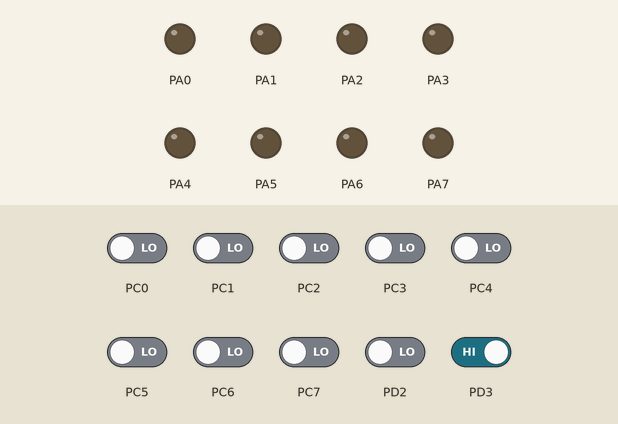
Bench run of a program on a simulated ATmega128, built with avr-gcc and emulated at 16 MHz. Shown: output pins drawn as LEDs (lit = HIGH). Dashed ring = blinking. Inputs (shaded band) come from the test bench; at power-on: PD3 HIGH, PC0–7, PD2 LOW.

Above: at 1.2 s.
1.3 s: PD2 driven HIGH
At 1.37 s:
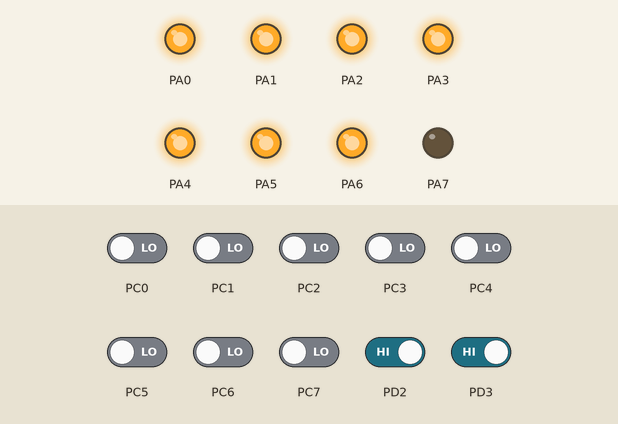
4.3 s: PC0 driven HIGH
At 5.5 s:
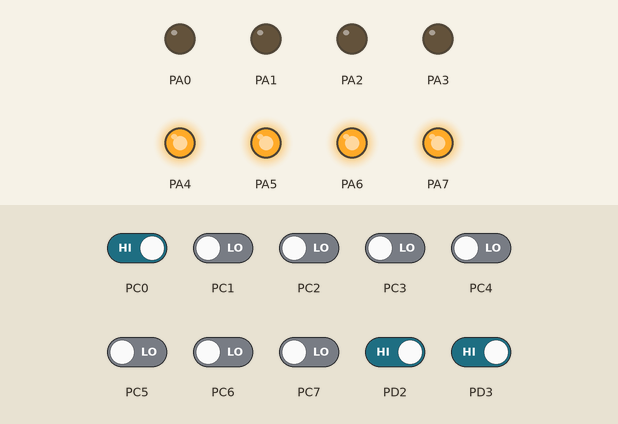
5.8 s: PC1 driven HIGH
At 6.7 s:
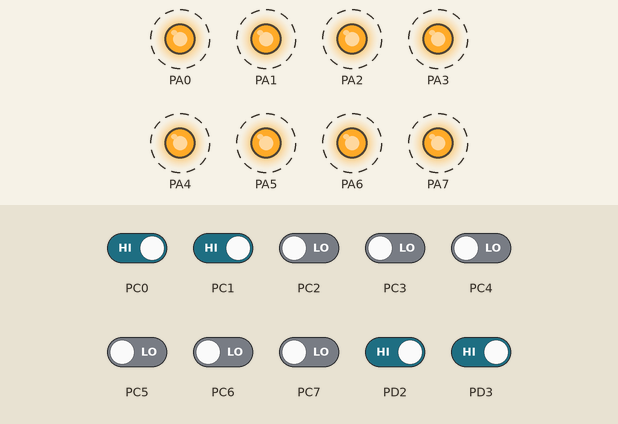
8.8 s: PC0 driven LOW
At 9.1 s:
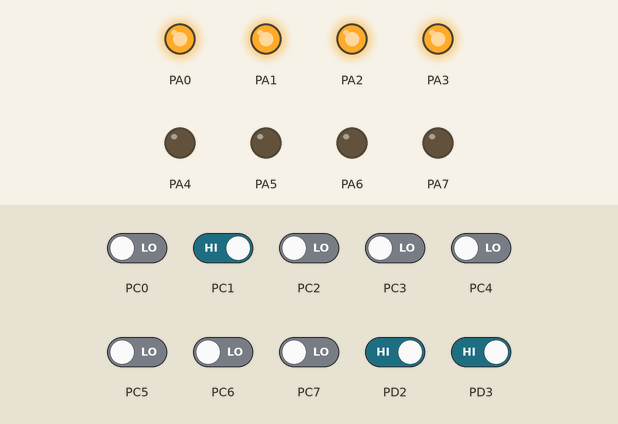
10.3 s: PC1 driven LOW
At 11.5 s:
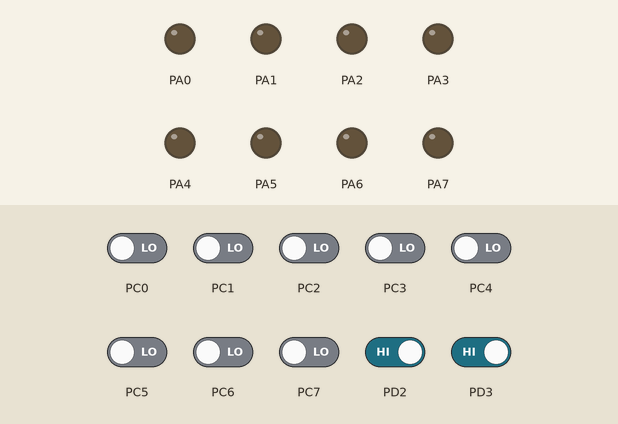
11.8 s: PD3 driven LOW
At 12.6 s:
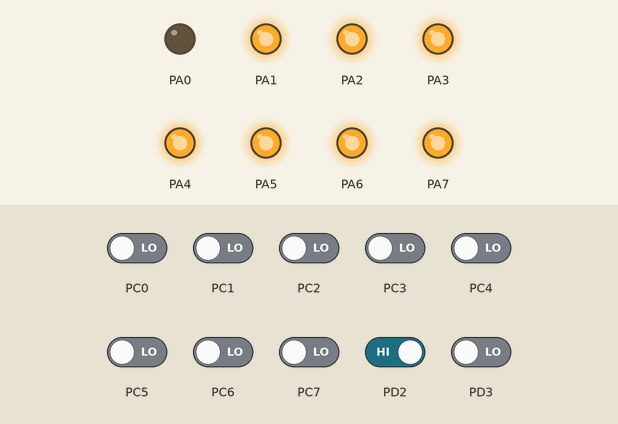
Timing chart, 0 to 14.3 s (numbered marks = the images above; inputs shaded):
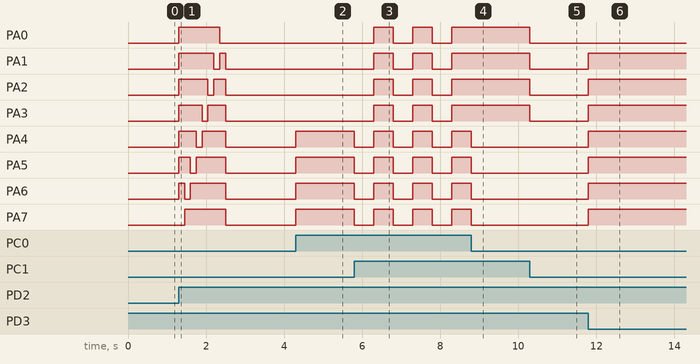

The program:

main.c
```c
#define F_CPU 16000000UL
#include <avr/io.h>
#include <avr/interrupt.h>
#include <util/delay.h>

volatile uint8_t mode = 0;


ISR(INT2_vect) {
	mode = 3;// 회로도 PD2 = INT2 (스위치 3 눌렀다 뗄 때)
}


ISR(INT3_vect) {
	mode = 4;// 회로도 PD3 = INT3 (스위치 4 눌렀다 뗄 때)
}

int main(void) {

	DDRA = 0xFF;  // PA0 ~ PA7 출력 설정 (LED)
	DDRC = 0x00;  // PC0, PC1 입력 설정 (스위치 1, 2)
	DDRD &= ~((1 << PD2) | (1 << PD3)); // PD2, PD3 입력 설정 (스위치 3, 4)

	EICRA |= (1 << ISC21) | (1 << ISC20); // INT2 (PD2) 버튼을 누를때, 버튼이 위로 올라가면서 진행
	EICRB |= (1 << ISC31) | (1 << ISC30); // INT3 (PD3) 버튼을 누를때, 버튼이 위로 올라가면서 진행

	EIMSK |= (1 << INT2) | (1 << INT3);   // 외부 인터럽트 허용
	sei();                               // 전역 인터럽트 활성화

	uint8_t blink_state = 0; //led 켜져있음

	while (1) {

		if (mode == 3) {//스위치 3을 눌렀다면
			for (int i = 7; i >= 0; i--) {//8개의 led를 내림차수으로
				PORTA = ~(1 << i); // 0V일 때 켜짐
				_delay_ms(150);    // 이동 속도 0.15s
			}
			PORTA = ~0x00; // 전체 끄기
			mode = 0;      // 완료 후 기본 모드로 복귀
		}

		else if (mode == 4) {
			for (int i = 0; i < 8; i++) {//8개의 led를 오름차순으로
				PORTA = ~(1 << i); // 0V일 때 켜짐
				_delay_ms(150);    // 이동 속도 0.15s
			}
			PORTA = ~0x00; // 전체 끄기
			mode = 0;      // 완료 후 기본 모드로 복귀
		}

		else {
			uint8_t sw1 = !(PINC & (1 << PINC0)); // PC0
			uint8_t sw2 = !(PINC & (1 << PINC1)); // PC1

			if (sw1 && sw2) { //만약 스위치 1, 2를 동시에 눌렀을 때
				PORTA = ~0xFF; // 전체 켜기
			}
			else if (sw1) {
				PORTA = ~0xF0; // PA4~PA7 켜기
			}
			else if (sw2) {
				PORTA = ~0x0F; //PA0~PA3켜기
			}
			else {
				// 아무 스위치도 안 누를 때 0.5초 간격으로 깜빡이기
				if (blink_state == 0) PORTA = ~0xFF; // 전체 켜기
				else PORTA = ~0x00;                  // 전체 끄기


				for (int t = 0; t < 10; t++) {// 0.5초 대기 동안 인터럽트를 감지하도록
					_delay_ms(50);
					if (mode != 0) break;//스위치3,4가 눌린다면 즉시 동작실행하기
				}
				blink_state = !blink_state;//led 꺼져있음
			}
		}
	}

	return 0;
}
```

Measured:
- after the input at 1.3 s, PA0: LOW → HIGH at once, → LOW 1.1 s later; PA1: LOW → HIGH at once, → LOW 0.90 s later, → HIGH 0.15 s later, → LOW 0.15 s later
- after the input at 4.3 s, PA4–7: LOW → HIGH at once
- after the input at 5.8 s, PA0–3: alternates HIGH for 0.50 s and LOW for 0.50 s, starting after 0.50 s; PA4–7: alternates HIGH for 0.50 s and LOW for 0.50 s, starting at once
- after the input at 8.8 s, PA0–3: stays HIGH (without the input it goes to LOW after 0.00 s); PA4–7: goes on until 8.8 s, then stays LOW
- after the input at 10.3 s, PA0–3: HIGH → LOW at once
- after the input at 11.8 s, PA1–7: LOW → HIGH at once
